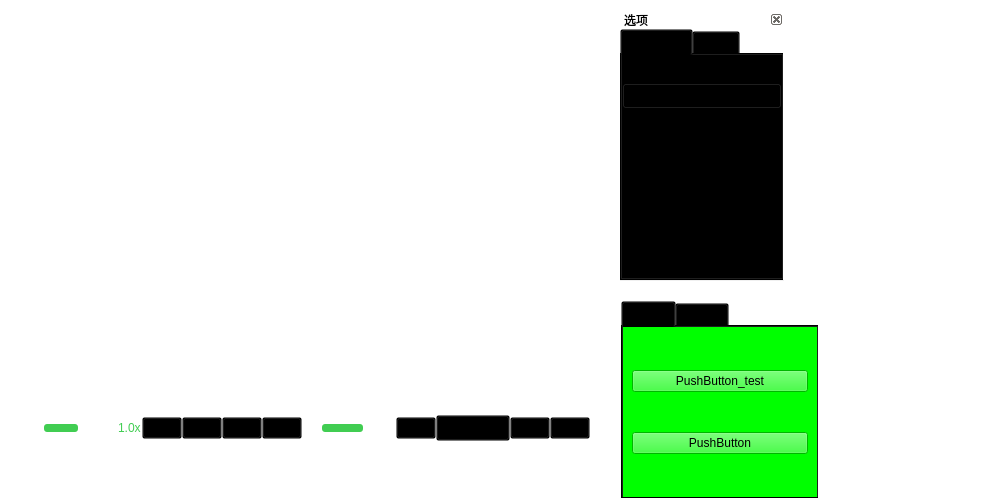
<?xml version="1.0" encoding="UTF-8"?>
<ui version="4.0">
 <class>VideoPlayback</class>
 <widget class="QWidget" name="VideoPlayback">
  <property name="geometry">
   <rect>
    <x>0</x>
    <y>0</y>
    <width>1005</width>
    <height>498</height>
   </rect>
  </property>
  <property name="sizePolicy">
   <sizepolicy hsizetype="Fixed" vsizetype="Preferred">
    <horstretch>0</horstretch>
    <verstretch>0</verstretch>
   </sizepolicy>
  </property>
  <property name="windowTitle">
   <string>Form</string>
  </property>
  <property name="styleSheet">
   <string notr="true">background-color:transparent;</string>
  </property>
  <widget class="QWidget" name="widget_videoPlay" native="true">
   <property name="geometry">
    <rect>
     <x>0</x>
     <y>0</y>
     <width>613</width>
     <height>451</height>
    </rect>
   </property>
   <property name="layoutDirection">
    <enum>Qt::LeftToRight</enum>
   </property>
   <layout class="QVBoxLayout" name="verticalLayout_2">
    <property name="spacing">
     <number>0</number>
    </property>
    <property name="leftMargin">
     <number>0</number>
    </property>
    <property name="topMargin">
     <number>0</number>
    </property>
    <property name="rightMargin">
     <number>0</number>
    </property>
    <property name="bottomMargin">
     <number>0</number>
    </property>
    <item>
     <layout class="QHBoxLayout" name="layout_videoplay">
      <property name="spacing">
       <number>0</number>
      </property>
      <item>
       <widget class="QLabel" name="label_videoBackground">
        <property name="minimumSize">
         <size>
          <width>100</width>
          <height>100</height>
         </size>
        </property>
        <property name="styleSheet">
         <string notr="true">image: url(:/asset/video_playback/Movie_Active.svg);</string>
        </property>
        <property name="text">
         <string/>
        </property>
       </widget>
      </item>
     </layout>
    </item>
    <item>
     <widget class="QWidget" name="widget_mediaControls" native="true">
      <property name="sizePolicy">
       <sizepolicy hsizetype="Preferred" vsizetype="Preferred">
        <horstretch>0</horstretch>
        <verstretch>0</verstretch>
       </sizepolicy>
      </property>
      <property name="minimumSize">
       <size>
        <width>0</width>
        <height>36</height>
       </size>
      </property>
      <property name="maximumSize">
       <size>
        <width>16777215</width>
        <height>45</height>
       </size>
      </property>
      <property name="layoutDirection">
       <enum>Qt::LeftToRight</enum>
      </property>
      <property name="styleSheet">
       <string notr="true">border-image: url(:/asset/video_playback/Shadow.png);</string>
      </property>
      <layout class="QHBoxLayout" name="horizontalLayout">
       <property name="spacing">
        <number>0</number>
       </property>
       <property name="leftMargin">
        <number>24</number>
       </property>
       <property name="topMargin">
        <number>0</number>
       </property>
       <property name="rightMargin">
        <number>24</number>
       </property>
       <property name="bottomMargin">
        <number>0</number>
       </property>
       <item>
        <widget class="QLabel" name="label">
         <property name="enabled">
          <bool>false</bool>
         </property>
         <property name="minimumSize">
          <size>
           <width>20</width>
           <height>20</height>
          </size>
         </property>
         <property name="maximumSize">
          <size>
           <width>36</width>
           <height>36</height>
          </size>
         </property>
         <property name="styleSheet">
          <string notr="true">image: url(:/asset/video_playback/Rate_Icon.svg);</string>
         </property>
         <property name="text">
          <string/>
         </property>
        </widget>
       </item>
       <item>
        <widget class="QSlider" name="horizontalSlider_playbackRate">
         <property name="minimumSize">
          <size>
           <width>120</width>
           <height>8</height>
          </size>
         </property>
         <property name="maximumSize">
          <size>
           <width>120</width>
           <height>8</height>
          </size>
         </property>
         <property name="toolTip">
          <string>播放速度</string>
         </property>
         <property name="autoFillBackground">
          <bool>false</bool>
         </property>
         <property name="styleSheet">
          <string notr="true">/*设置滑动条无边框*/
QSlider{border:none; background-color:transparent;border-radius: 8px;}
/*设置小滑块无样式*/
QSlider::handle:horizontal {
	background: transparent;
	border:none; 
	width: 12px;
	height: 6px;
	border-radius: 3px;
}
/*设置滑条*/
QSlider::groove:horizontal{
	background-color:#ffffff;
	border-radius: 8px;
}
/*设置滑块未滑过部分*/
/*
QSlider::add-page:horizontal{
	background-color:#ffffff;
	border-radius: 3px;
}
/*设置滑块滑过部分*/
QSlider::sub-page:horizontal{
	background-color:#41CD52;
	border-radius: 3px;
}</string>
         </property>
         <property name="minimum">
          <number>5</number>
         </property>
         <property name="maximum">
          <number>25</number>
         </property>
         <property name="singleStep">
          <number>5</number>
         </property>
         <property name="pageStep">
          <number>5</number>
         </property>
         <property name="value">
          <number>10</number>
         </property>
         <property name="sliderPosition">
          <number>10</number>
         </property>
         <property name="orientation">
          <enum>Qt::Horizontal</enum>
         </property>
        </widget>
       </item>
       <item>
        <widget class="QLabel" name="label_playbackRate">
         <property name="enabled">
          <bool>false</bool>
         </property>
         <property name="sizePolicy">
          <sizepolicy hsizetype="Fixed" vsizetype="Fixed">
           <horstretch>0</horstretch>
           <verstretch>0</verstretch>
          </sizepolicy>
         </property>
         <property name="minimumSize">
          <size>
           <width>24</width>
           <height>24</height>
          </size>
         </property>
         <property name="maximumSize">
          <size>
           <width>24</width>
           <height>24</height>
          </size>
         </property>
         <property name="styleSheet">
          <string notr="true">color: #41cd52;</string>
         </property>
         <property name="text">
          <string>1.0x</string>
         </property>
        </widget>
       </item>
       <item>
        <spacer name="horizontalSpacer">
         <property name="orientation">
          <enum>Qt::Horizontal</enum>
         </property>
         <property name="sizeHint" stdset="0">
          <size>
           <width>40</width>
           <height>20</height>
          </size>
         </property>
        </spacer>
       </item>
       <item>
        <widget class="QPushButton" name="pushButton_play">
         <property name="enabled">
          <bool>true</bool>
         </property>
         <property name="minimumSize">
          <size>
           <width>0</width>
           <height>0</height>
          </size>
         </property>
         <property name="toolTip">
          <string>播放</string>
         </property>
         <property name="text">
          <string/>
         </property>
         <property name="icon">
          <iconset resource="../resource.qrc">
           <normaloff>:/asset/media/VideoPlay.svg</normaloff>:/asset/media/VideoPlay.svg</iconset>
         </property>
         <property name="iconSize">
          <size>
           <width>40</width>
           <height>40</height>
          </size>
         </property>
        </widget>
       </item>
       <item>
        <widget class="QPushButton" name="pushButton_pause">
         <property name="enabled">
          <bool>true</bool>
         </property>
         <property name="minimumSize">
          <size>
           <width>0</width>
           <height>0</height>
          </size>
         </property>
         <property name="toolTip">
          <string>暂停</string>
         </property>
         <property name="text">
          <string/>
         </property>
         <property name="icon">
          <iconset resource="../resource.qrc">
           <normaloff>:/asset/media/VideoPause.svg</normaloff>:/asset/media/VideoPause.svg</iconset>
         </property>
         <property name="iconSize">
          <size>
           <width>40</width>
           <height>40</height>
          </size>
         </property>
        </widget>
       </item>
       <item>
        <widget class="QPushButton" name="pushButton_stop">
         <property name="sizePolicy">
          <sizepolicy hsizetype="Minimum" vsizetype="Fixed">
           <horstretch>0</horstretch>
           <verstretch>0</verstretch>
          </sizepolicy>
         </property>
         <property name="toolTip">
          <string>停止</string>
         </property>
         <property name="text">
          <string/>
         </property>
         <property name="icon">
          <iconset resource="../resource.qrc">
           <normaloff>:/asset/video_playback/Stop_Icon.svg</normaloff>:/asset/video_playback/Stop_Icon.svg</iconset>
         </property>
         <property name="iconSize">
          <size>
           <width>40</width>
           <height>40</height>
          </size>
         </property>
        </widget>
       </item>
       <item>
        <widget class="QPushButton" name="pushButton_fullScreen">
         <property name="enabled">
          <bool>true</bool>
         </property>
         <property name="minimumSize">
          <size>
           <width>0</width>
           <height>0</height>
          </size>
         </property>
         <property name="toolTip">
          <string>暂停</string>
         </property>
         <property name="text">
          <string/>
         </property>
         <property name="icon">
          <iconset resource="../resource.qrc">
           <normaloff>:/asset/media/FullScreen.svg</normaloff>:/asset/media/FullScreen.svg</iconset>
         </property>
         <property name="iconSize">
          <size>
           <width>40</width>
           <height>40</height>
          </size>
         </property>
        </widget>
       </item>
       <item>
        <spacer name="horizontalSpacer_2">
         <property name="orientation">
          <enum>Qt::Horizontal</enum>
         </property>
         <property name="sizeHint" stdset="0">
          <size>
           <width>40</width>
           <height>20</height>
          </size>
         </property>
        </spacer>
       </item>
       <item>
        <widget class="QLabel" name="label_2">
         <property name="enabled">
          <bool>false</bool>
         </property>
         <property name="minimumSize">
          <size>
           <width>20</width>
           <height>20</height>
          </size>
         </property>
         <property name="maximumSize">
          <size>
           <width>20</width>
           <height>20</height>
          </size>
         </property>
         <property name="styleSheet">
          <string notr="true">image: url(:/asset/video_playback/Mute_Icon.svg);</string>
         </property>
         <property name="text">
          <string/>
         </property>
        </widget>
       </item>
       <item>
        <widget class="QSlider" name="horizontalSlider_playbackVolume">
         <property name="minimumSize">
          <size>
           <width>80</width>
           <height>8</height>
          </size>
         </property>
         <property name="maximumSize">
          <size>
           <width>200</width>
           <height>8</height>
          </size>
         </property>
         <property name="toolTip">
          <string>音量设置</string>
         </property>
         <property name="autoFillBackground">
          <bool>false</bool>
         </property>
         <property name="styleSheet">
          <string notr="true">/*设置滑动条无边框*/
QSlider{border:none; background-color:transparent;border-radius: 8px;}
/*设置小滑块无样式*/
QSlider::handle:horizontal {
	background: transparent;
	border:none; 
	width: 12px;
	height: 6px;
	border-radius: 3px;
}
/*设置滑条*/
QSlider::groove:horizontal{
	background-color:#ffffff;
	border-radius: 8px;
}
/*设置滑块未滑过部分*/
/*
QSlider::add-page:horizontal{
	background-color:#ffffff;
	border-radius: 3px;
}
/*设置滑块滑过部分*/
QSlider::sub-page:horizontal{
	background-color:#41CD52;
	border-radius: 3px;
}</string>
         </property>
         <property name="minimum">
          <number>0</number>
         </property>
         <property name="maximum">
          <number>100</number>
         </property>
         <property name="singleStep">
          <number>10</number>
         </property>
         <property name="pageStep">
          <number>10</number>
         </property>
         <property name="value">
          <number>50</number>
         </property>
         <property name="sliderPosition">
          <number>50</number>
         </property>
         <property name="orientation">
          <enum>Qt::Horizontal</enum>
         </property>
        </widget>
       </item>
       <item>
        <widget class="QPushButton" name="pushButton_audio">
         <property name="enabled">
          <bool>true</bool>
         </property>
         <property name="minimumSize">
          <size>
           <width>0</width>
           <height>0</height>
          </size>
         </property>
         <property name="toolTip">
          <string>设置</string>
         </property>
         <property name="text">
          <string/>
         </property>
         <property name="icon">
          <iconset resource="../resource.qrc">
           <normaloff>:/asset/media/Audio.svg</normaloff>:/asset/media/Audio.svg</iconset>
         </property>
         <property name="iconSize">
          <size>
           <width>24</width>
           <height>24</height>
          </size>
         </property>
        </widget>
       </item>
       <item>
        <widget class="QPushButton" name="pushButton_openFile">
         <property name="text">
          <string>选择文件</string>
         </property>
        </widget>
       </item>
       <item>
        <widget class="QPushButton" name="pushButton_settings">
         <property name="enabled">
          <bool>true</bool>
         </property>
         <property name="minimumSize">
          <size>
           <width>0</width>
           <height>0</height>
          </size>
         </property>
         <property name="toolTip">
          <string>设置</string>
         </property>
         <property name="text">
          <string/>
         </property>
         <property name="icon">
          <iconset resource="../resource.qrc">
           <normaloff>:/asset/media/Setting.svg</normaloff>:/asset/media/Setting.svg</iconset>
         </property>
         <property name="iconSize">
          <size>
           <width>24</width>
           <height>24</height>
          </size>
         </property>
        </widget>
       </item>
       <item>
        <widget class="QPushButton" name="pushButton_more">
         <property name="enabled">
          <bool>true</bool>
         </property>
         <property name="minimumSize">
          <size>
           <width>0</width>
           <height>0</height>
          </size>
         </property>
         <property name="toolTip">
          <string>设置和其他</string>
         </property>
         <property name="text">
          <string/>
         </property>
         <property name="icon">
          <iconset resource="../resource.qrc">
           <normaloff>:/asset/Home/More.svg</normaloff>:/asset/Home/More.svg</iconset>
         </property>
         <property name="iconSize">
          <size>
           <width>24</width>
           <height>24</height>
          </size>
         </property>
        </widget>
       </item>
      </layout>
     </widget>
    </item>
   </layout>
  </widget>
  <widget class="QDockWidget" name="dockWidget_videoPlayback">
   <property name="enabled">
    <bool>true</bool>
   </property>
   <property name="geometry">
    <rect>
     <x>620</x>
     <y>10</y>
     <width>164</width>
     <height>271</height>
    </rect>
   </property>
   <property name="acceptDrops">
    <bool>true</bool>
   </property>
   <property name="windowIcon">
    <iconset resource="../resource.qrc">
     <normaloff>:/asset/video_playback/Movie_Active.svg</normaloff>:/asset/video_playback/Movie_Active.svg</iconset>
   </property>
   <property name="autoFillBackground">
    <bool>false</bool>
   </property>
   <property name="styleSheet">
    <string notr="true">background-color:transparent;</string>
   </property>
   <property name="floating">
    <bool>false</bool>
   </property>
   <property name="features">
    <set>QDockWidget::DockWidgetClosable|QDockWidget::DockWidgetMovable</set>
   </property>
   <property name="allowedAreas">
    <set>Qt::NoDockWidgetArea</set>
   </property>
   <property name="windowTitle">
    <string>选项</string>
   </property>
   <widget class="QWidget" name="dockWidgetContents">
    <property name="acceptDrops">
     <bool>true</bool>
    </property>
    <property name="styleSheet">
     <string notr="true">background-color:transparent;</string>
    </property>
    <layout class="QVBoxLayout" name="verticalLayout">
     <property name="spacing">
      <number>0</number>
     </property>
     <property name="leftMargin">
      <number>0</number>
     </property>
     <property name="topMargin">
      <number>0</number>
     </property>
     <property name="rightMargin">
      <number>0</number>
     </property>
     <property name="bottomMargin">
      <number>0</number>
     </property>
     <item>
      <widget class="QTabWidget" name="tabWidget_videoPlayMore">
       <property name="acceptDrops">
        <bool>true</bool>
       </property>
       <property name="styleSheet">
        <string notr="true">background-color:transparent;</string>
       </property>
       <property name="currentIndex">
        <number>0</number>
       </property>
       <widget class="QWidget" name="tab_videoFiles">
        <attribute name="icon">
         <iconset resource="../resource.qrc">
          <normaloff>:/asset/media/Operation.svg</normaloff>:/asset/media/Operation.svg</iconset>
        </attribute>
        <attribute name="title">
         <string>文件浏览</string>
        </attribute>
        <layout class="QVBoxLayout" name="verticalLayout_5">
         <property name="spacing">
          <number>6</number>
         </property>
         <property name="leftMargin">
          <number>0</number>
         </property>
         <property name="topMargin">
          <number>0</number>
         </property>
         <property name="rightMargin">
          <number>0</number>
         </property>
         <property name="bottomMargin">
          <number>0</number>
         </property>
         <item>
          <widget class="QLineEdit" name="lineEdit_rootPath">
           <property name="text">
            <string/>
           </property>
          </widget>
         </item>
         <item>
          <widget class="QPushButton" name="pushButton_playVideoFile">
           <property name="text">
            <string>确定修改目录</string>
           </property>
          </widget>
         </item>
         <item>
          <widget class="QTreeView" name="treeView_videoFiles">
           <property name="acceptDrops">
            <bool>true</bool>
           </property>
          </widget>
         </item>
        </layout>
       </widget>
       <widget class="QWidget" name="tab_videoSetting">
        <attribute name="icon">
         <iconset resource="../resource.qrc">
          <normaloff>:/asset/video_playback/Settings_Icon.svg</normaloff>:/asset/video_playback/Settings_Icon.svg</iconset>
        </attribute>
        <attribute name="title">
         <string>设置</string>
        </attribute>
        <widget class="QPushButton" name="pushButton_test">
         <property name="geometry">
          <rect>
           <x>10</x>
           <y>10</y>
           <width>31</width>
           <height>31</height>
          </rect>
         </property>
         <property name="text">
          <string>test</string>
         </property>
        </widget>
        <widget class="QPushButton" name="pushButton_operation">
         <property name="enabled">
          <bool>true</bool>
         </property>
         <property name="geometry">
          <rect>
           <x>50</x>
           <y>10</y>
           <width>28</width>
           <height>24</height>
          </rect>
         </property>
         <property name="minimumSize">
          <size>
           <width>0</width>
           <height>0</height>
          </size>
         </property>
         <property name="toolTip">
          <string>设置</string>
         </property>
         <property name="text">
          <string/>
         </property>
         <property name="icon">
          <iconset resource="../resource.qrc">
           <normaloff>:/asset/media/Operation.svg</normaloff>:/asset/media/Operation.svg</iconset>
         </property>
         <property name="iconSize">
          <size>
           <width>24</width>
           <height>24</height>
          </size>
         </property>
        </widget>
        <widget class="QComboBox" name="comboBox_videoFiles">
         <property name="geometry">
          <rect>
           <x>0</x>
           <y>90</y>
           <width>160</width>
           <height>23</height>
          </rect>
         </property>
         <property name="acceptDrops">
          <bool>true</bool>
         </property>
         <property name="autoFillBackground">
          <bool>true</bool>
         </property>
         <property name="editable">
          <bool>true</bool>
         </property>
        </widget>
       </widget>
      </widget>
     </item>
    </layout>
   </widget>
  </widget>
  <widget class="QFrame" name="frame">
   <property name="geometry">
    <rect>
     <x>620</x>
     <y>300</y>
     <width>200</width>
     <height>200</height>
    </rect>
   </property>
   <property name="minimumSize">
    <size>
     <width>200</width>
     <height>200</height>
    </size>
   </property>
   <property name="maximumSize">
    <size>
     <width>16777215</width>
     <height>16777215</height>
    </size>
   </property>
   <property name="layoutDirection">
    <enum>Qt::RightToLeft</enum>
   </property>
   <property name="autoFillBackground">
    <bool>false</bool>
   </property>
   <property name="styleSheet">
    <string notr="true">background-color:transparent;</string>
   </property>
   <property name="frameShape">
    <enum>QFrame::StyledPanel</enum>
   </property>
   <property name="frameShadow">
    <enum>QFrame::Raised</enum>
   </property>
   <property name="lineWidth">
    <number>0</number>
   </property>
   <property name="midLineWidth">
    <number>0</number>
   </property>
   <layout class="QVBoxLayout" name="verticalLayout_3">
    <property name="spacing">
     <number>0</number>
    </property>
    <property name="leftMargin">
     <number>0</number>
    </property>
    <property name="topMargin">
     <number>0</number>
    </property>
    <property name="rightMargin">
     <number>0</number>
    </property>
    <property name="bottomMargin">
     <number>0</number>
    </property>
    <item>
     <widget class="QTabWidget" name="tabWidget">
      <property name="layoutDirection">
       <enum>Qt::LeftToRight</enum>
      </property>
      <property name="autoFillBackground">
       <bool>false</bool>
      </property>
      <property name="styleSheet">
       <string notr="true">background-color:transparent;</string>
      </property>
      <property name="currentIndex">
       <number>0</number>
      </property>
      <widget class="QWidget" name="tab">
       <property name="styleSheet">
        <string notr="true">background-color: rgb(0, 255, 0);</string>
       </property>
       <attribute name="title">
        <string>Tab 1</string>
       </attribute>
       <layout class="QVBoxLayout" name="verticalLayout_4">
        <item>
         <widget class="QPushButton" name="pushButton_3">
          <property name="text">
           <string>PushButton_test</string>
          </property>
         </widget>
        </item>
        <item>
         <widget class="QPushButton" name="pushButton_4">
          <property name="text">
           <string>PushButton</string>
          </property>
         </widget>
        </item>
       </layout>
      </widget>
      <widget class="QWidget" name="tab_2">
       <attribute name="title">
        <string>Tab 2</string>
       </attribute>
       <widget class="QPushButton" name="pushButton">
        <property name="geometry">
         <rect>
          <x>40</x>
          <y>60</y>
          <width>80</width>
          <height>23</height>
         </rect>
        </property>
        <property name="text">
         <string>PushButton</string>
        </property>
       </widget>
      </widget>
     </widget>
    </item>
   </layout>
  </widget>
 </widget>
 <resources>
  <include location="../resource.qrc"/>
 </resources>
 <connections/>
</ui>
